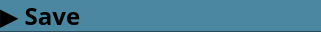
    <widget class="QGroupBox" name="groupBox_save">
     <property name="geometry">
      <rect>
       <x>0</x>
       <y>293</y>
       <width>321</width>
       <height>32</height>
      </rect>
     </property>
     <property name="styleSheet">
      <string notr="true">background: qlineargradient(x1:0, y1:0, x2:0, y2:1, stop:0 #2a4b59, stop:0.1 #2a4b59, stop:1 #2a4b59);
border-radius: 0px;</string>
     </property>
     <property name="title">
      <string/>
     </property>
     <widget class="QPushButton" name="pushButton_save">
      <property name="geometry">
       <rect>
        <x>0</x>
        <y>0</y>
        <width>321</width>
        <height>31</height>
       </rect>
      </property>
      <property name="font">
       <font>
        <family>AppleGothic</family>
        <pointsize>18</pointsize>
        <weight>75</weight>
        <bold>true</bold>
       </font>
      </property>
      <property name="layoutDirection">
       <enum>Qt::LeftToRight</enum>
      </property>
      <property name="styleSheet">
       <string notr="true">QPushButton {
background-color: #4c87a1;
text-align: left;
}
QPushButton::hover {
background-color:  #2a4b59;
}</string>
      </property>
      <property name="text">
       <string>▶ Save</string>
      </property>
      <property name="default">
       <bool>false</bool>
      </property>
     </widget>
     <widget class="QPushButton" name="make_jpeg">
      <property name="geometry">
       <rect>
        <x>26</x>
        <y>40</y>
        <width>71</width>
        <height>32</height>
       </rect>
      </property>
      <property name="font">
       <font>
        <family>AppleGothic</family>
        <pointsize>14</pointsize>
        <weight>75</weight>
        <bold>true</bold>
       </font>
      </property>
      <property name="styleSheet">
       <string notr="true">QPushButton {
    padding: 0.2em 0.2em 0.3em 0.2em;
    border: 1px solid rgb(100, 100, 100);
    background: qlineargradient(x1:0, y1:0, x2:0, y2:1, stop:0 #aaaaaa, stop:0.1 #888888, stop:1 #999999); 
    color: white;
}

QPushButton::hover {
    border: 2px solid rgb(100, 100, 100);
}

QPushButton:pressed {
    background: qlineargradient(x1:0, y1:0, x2:0, y2:1, stop:0 #999999, stop:0.1 #777777, stop:1 #888888); 
}
</string>
      </property>
      <property name="text">
       <string>JPEG</string>
      </property>
     </widget>
     <widget class="QPushButton" name="make_bmp">
      <property name="geometry">
       <rect>
        <x>124</x>
        <y>40</y>
        <width>71</width>
        <height>32</height>
       </rect>
      </property>
      <property name="font">
       <font>
        <family>AppleGothic</family>
        <pointsize>14</pointsize>
        <weight>75</weight>
        <bold>true</bold>
       </font>
      </property>
      <property name="styleSheet">
       <string notr="true">QPushButton {
    padding: 0.2em 0.2em 0.3em 0.2em;
    border: 1px solid rgb(100, 100, 100);
    background: qlineargradient(x1:0, y1:0, x2:0, y2:1, stop:0 #aaaaaa, stop:0.1 #888888, stop:1 #999999); 
    color: white;
}

QPushButton::hover {
    border: 2px solid rgb(100, 100, 100);
}

QPushButton:pressed {
    background: qlineargradient(x1:0, y1:0, x2:0, y2:1, stop:0 #999999, stop:0.1 #777777, stop:1 #888888); 
}
</string>
      </property>
      <property name="text">
       <string>BMP</string>
      </property>
     </widget>
     <widget class="QPushButton" name="make_gif">
      <property name="geometry">
       <rect>
        <x>221</x>
        <y>40</y>
        <width>71</width>
        <height>32</height>
       </rect>
      </property>
      <property name="font">
       <font>
        <family>AppleGothic</family>
        <pointsize>14</pointsize>
        <weight>75</weight>
        <bold>true</bold>
       </font>
      </property>
      <property name="styleSheet">
       <string notr="true">QPushButton {
    padding: 0.2em 0.2em 0.3em 0.2em;
    border: 1px solid rgb(100, 100, 100);
    background: qlineargradient(x1:0, y1:0, x2:0, y2:1, stop:0 #aaaaaa, stop:0.1 #888888, stop:1 #999999); 
    color: white;
}

QPushButton::hover {
    border: 2px solid rgb(100, 100, 100);
}

QPushButton:pressed {
    background: qlineargradient(x1:0, y1:0, x2:0, y2:1, stop:0 #999999, stop:0.1 #777777, stop:1 #888888);
}</string>
      </property>
      <property name="text">
       <string>GIF</string>
      </property>
     </widget>
    </widget>
